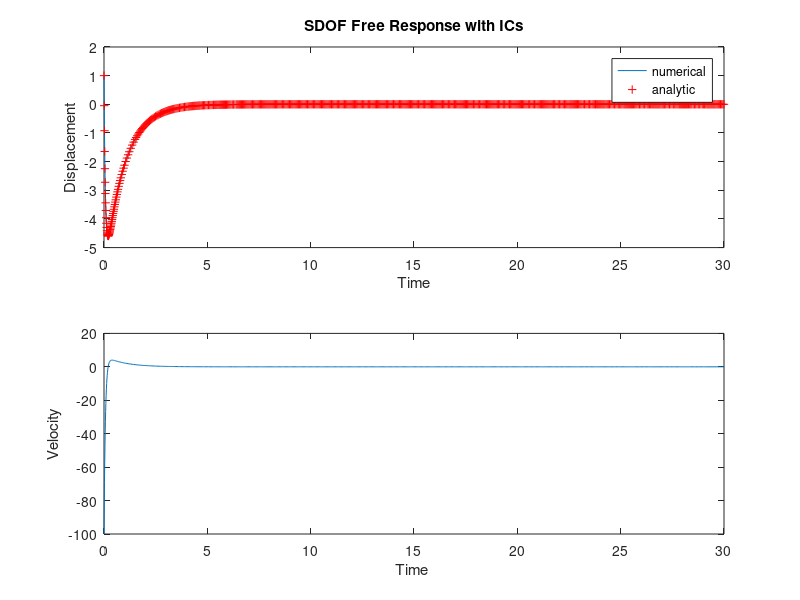

The MATLAB script that drew this image:
% ode_2ndorder_free.m
%
% This code solves ode's by numerical integration using ode45
% e.g., single degree-of-freedom mass-spring-damper oscillator
%
% last modified 1/9/22 CLee
%
function ode_2ndorder_free
% clear out memory 
clear all
close all
clear functions

% Define parameters of single dof system in m-c-k form
% Specify values for  mass,  damping constant, and spring constant,
% m =  1.0;            
% c =  0.0;
% k =  4.0;
% wn = sqrt(k/m);
% zeta = c/(2*wn*m);
% wn2 = k/m;

% Define parameters of single dof system in terms of damping ratio
% and natural frequency
wn =   4;                     % ENTER value for natural frequency
zeta = 2;                     % ENTER value for damping ratio

wn2 = wn*wn;                % natural frequency squared (= k/m)
wd = wn*sqrt(1-zeta^2);     % damped natural frequency 
%
% roots of characteristic eqns (lambda 1 and 2)
r1 = -zeta*wn + sqrt(zeta^2-1)*wn;
r2 = -zeta*wn - sqrt(zeta^2-1)*wn;
%%%%%%%%%%%%%%%%%%%%%%%%%%%%%%%%%%%%%%%%%%%%%%

% Specify the time span for the simulation
tend = 30;                               % CHANGE end time to scale response 
t_span = [0, tend];                     

% Specify the initial conditions: intial values of the state variables
x0 =    1;           % initial displacement                %ENTER IC value 
v0 =    -100;          % initial velocity                     %ENTER IC value
z_0 = [x0, v0];      % store as a vector

%%%%%%%%%%%%%%%%%%%%%%%%%%%%%%%%%%%%%%%%%%%%%%%%
% Define two state variables, Z_1 = x and Z_2 = x_dot,

% call od45 to solve eqns of motion which are defined in the function 
% sdof_fun. Include the time span and intitial conditions
% state values (displacement and velocity) are returned in the vector zout
% (n rows by 2 columns). t is the corresponding time values (n rows by 1
% column
[t, zout] = ode45(@sdof_fun, t_span, z_0);


%%%%%%%%%%%%%%%%%%%%%%%%%%%%%%%%%%%%%%%%%%%%%%%%%%%%%%%%%%%%%%%%%%%%%%%%%%%
% Analytical solutions for free response          % PUT ANALYTIC SOLNS HERE
%
% check zeta values to define class of response
    if  zeta == 0                                                 %undamped
xanalytic_free = v0/wn*sin(wn*t) + (x0)*cos(wn*t);
    elseif zeta > 1                                             %overdamped
xanalytic_free = (x0*r2-v0)/(r2-r1)*exp(r1*t)...
                 + (x0*r1-v0)/(r1-r2)*exp(r2*t);    
    elseif zeta == 1                                     %critically damped
xanalytic_free = exp(-wn*t).*( (v0+x0*wn)*t + x0 );   
    elseif  zeta < 1 && zeta > 0                               %underdamped
xanalytic_free = exp(-zeta*wn*t).*( x0*cos(wd*t) ...
                  +  (v0+x0*zeta*wn)/wd*sin(wd*t));
    end
%%%%%%%%%%%%%%%%%%%%%%%%%%%%%%%%%%%%%%%%%%%%%%%%%%%%%%%%%%%%%%%%%%%%%%%%%%%

% plot time responses
% 
figure (1)           % define a new plot
subplot(2,1,1)       % 2 plots on one page: top=displacement, bottom=velocity
plot( t, zout(:,1) ) % zout(:,1) is the column with positions

hold                             % hold plot to overlay a 2nd set of points
plot(t,xanalytic_free,'r+')      % overlay analytic solution 

xlabel('Time')
ylabel('Displacement')
title('SDOF Free Response with ICs')
legend('numerical','analytic')
%
subplot(2,1,2)            % second plot of 2 row and 1 column 
plot( t, zout(:,2) )      % zout(:,2) is the column with velocities
xlabel('Time ')
ylabel('Velocity')


%%%%%%%%%%%%%%%%%%%%%%%%%%%%%%%%%%%%%%%%%%%%%%%%%%%%%%%%%%%%%%%%%%%%%%%%%%%
% Define eqn or motion as a series of first order eqns

function dzdt = sdof_fun(T, z)         % define function 
    
% second order oscillator in first order, state space form
% T is the current time value (within t_span)
% z is the current value of the state variable:
% z(1)= displacement, z(2) = velocity
%
dzdt = zeros(2,1);         % 2x1 vector of first-order derivatives of states
% Eqns of motion in first order form 
dzdt(1) =   z(2);                                          
dzdt(2) =  -wn2*z(1) - 2*zeta*wn*z(2);                     %PUT  EOM's HERE
% 

%
end
%%%%%%%%%%%%%%%%%%%%%%%%%%%%%%%%%%%%%%%%%%%%%%%%%%%%%%%%%%%%%%%%%%%%%%%%%%%


end
